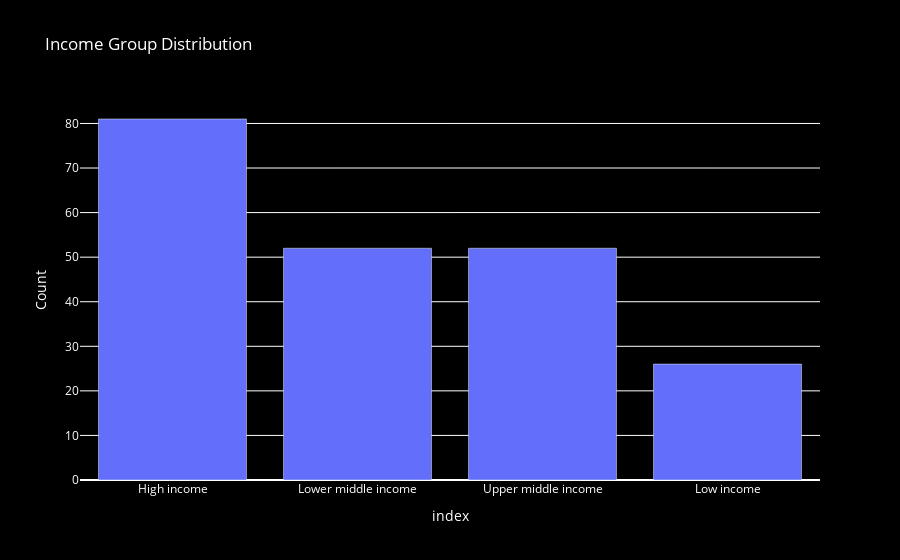

Notebook code cell kept with this figure:
### Markdown cell above
##### Income Group Distribution (Bar Chart) using Plotly:

### Code cell
income_group_counts = merged_data['IncomeGroup'].value_counts()
fig = px.bar(income_group_counts, x=income_group_counts.index, y=income_group_counts.values, 
             labels={'x':'Income Group', 'y':'Count'}, 
             title='Income Group Distribution')

# Set the background color to black
fig.update_layout({
    'plot_bgcolor': 'black',
    'paper_bgcolor': 'black',
    'font_color': 'white'  # Set text color to white for visibility
})

fig.show()

### Figure 1 — Plotly figure (JSON) as saved in the notebook; plotly's stock layout.template omitted (floating-point values rounded to 4 significant figures)
{"data": [{"alignmentgroup": "True", "hovertemplate": "index=%{x}<br>Count=%{y}<extra></extra>", "legendgroup": "", "marker": {"color": "#636efa", "pattern": {"shape": ""}}, "name": "", "offsetgroup": "", "orientation": "v", "showlegend": false, "textposition": "auto", "type": "bar", "x": ["High income", "Lower middle income", "Upper middle income", "Low income"], "xaxis": "x", "y": [81, 52, 52, 26], "yaxis": "y"}], "layout": {"barmode": "relative", "font": {"color": "white"}, "legend": {"tracegroupgap": 0}, "paper_bgcolor": "black", "plot_bgcolor": "black", "title": {"text": "Income Group Distribution"}, "xaxis": {"anchor": "y", "domain": [0, 1], "title": {"text": "index"}}, "yaxis": {"anchor": "x", "domain": [0, 1], "title": {"text": "Count"}}}}
